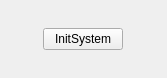
<?xml version="1.0" encoding="UTF-8"?>
<ui version="4.0">
 <class>uiInitWidget</class>
 <widget class="QWidget" name="uiInitWidget">
  <property name="geometry">
   <rect>
    <x>0</x>
    <y>0</y>
    <width>167</width>
    <height>78</height>
   </rect>
  </property>
  <property name="windowTitle">
   <string>uiInitWidget</string>
  </property>
  <layout class="QGridLayout" name="gridLayout_2">
   <item row="0" column="0">
    <layout class="QGridLayout" name="gridLayout">
     <item row="0" column="0">
      <spacer name="horizontalSpacer">
       <property name="orientation">
        <enum>Qt::Horizontal</enum>
       </property>
       <property name="sizeHint" stdset="0">
        <size>
         <width>40</width>
         <height>20</height>
        </size>
       </property>
      </spacer>
     </item>
     <item row="0" column="1">
      <widget class="QPushButton" name="pushButton_Init">
       <property name="text">
        <string>InitSystem</string>
       </property>
      </widget>
     </item>
     <item row="0" column="2">
      <spacer name="horizontalSpacer_2">
       <property name="orientation">
        <enum>Qt::Horizontal</enum>
       </property>
       <property name="sizeHint" stdset="0">
        <size>
         <width>40</width>
         <height>20</height>
        </size>
       </property>
      </spacer>
     </item>
    </layout>
   </item>
  </layout>
 </widget>
 <resources/>
 <connections/>
</ui>
